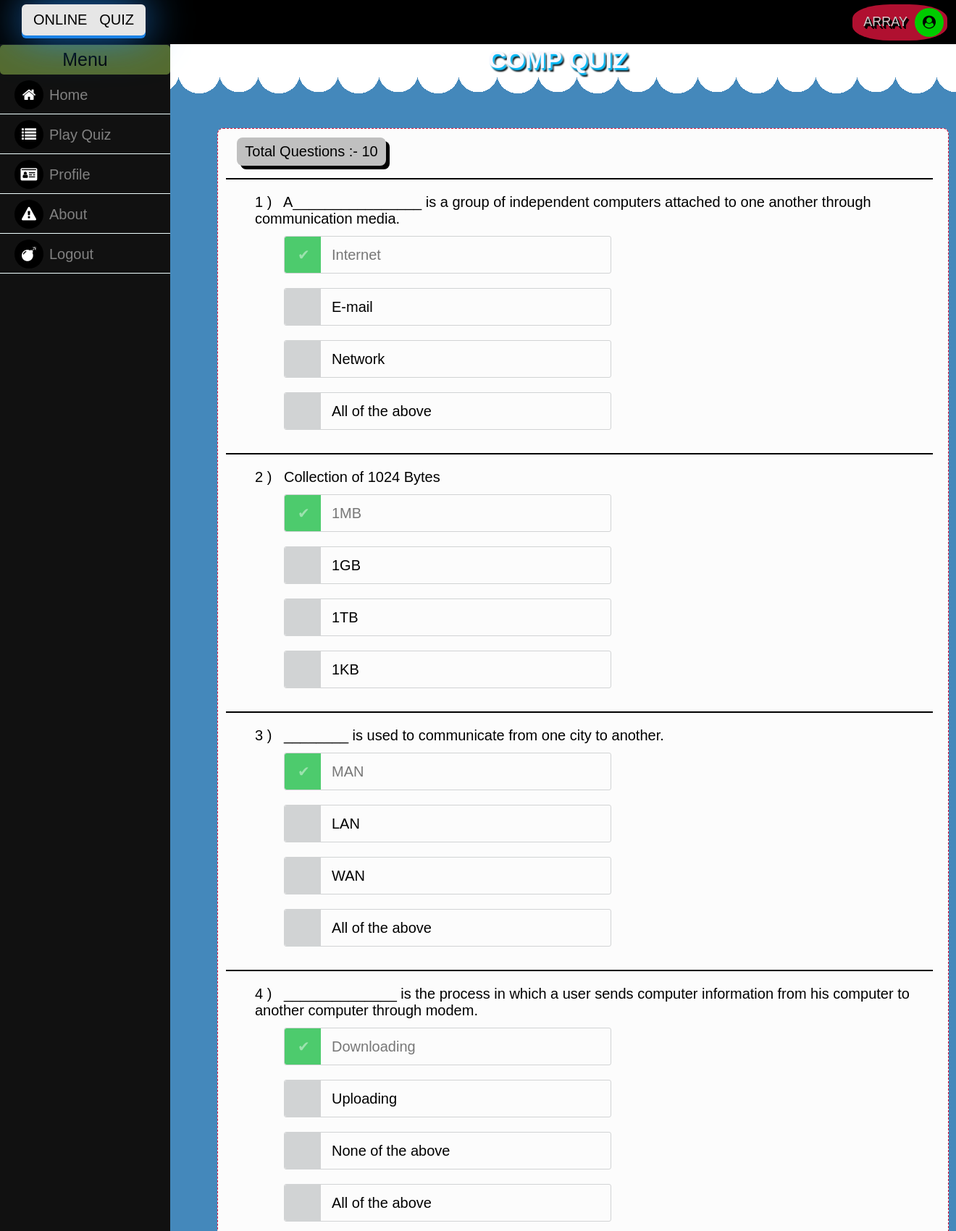
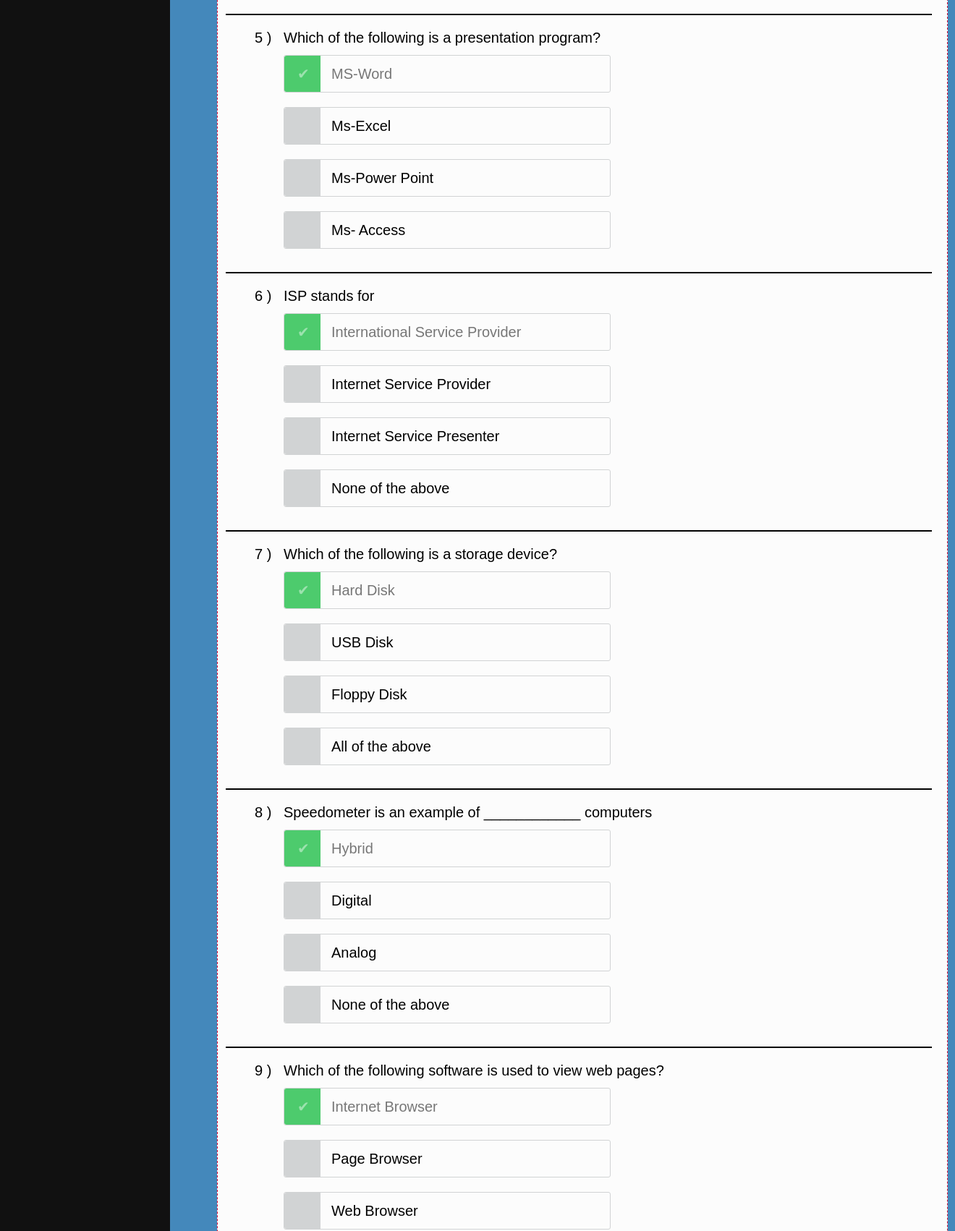
The page /display.php?sid=12 (signed in, upper part) on the database its author committed (2 pictures, top to bottom).
### tables this page shows
CREATE TABLE `subject` (
  `subid` int(11) NOT NULL,
  `subname` varchar(200) DEFAULT NULL,
  `duration` int(45) DEFAULT NULL,
  `state` tinyint(4) DEFAULT NULL
);

CREATE TABLE `questions` (
  `questid` int(11) NOT NULL,
  `subject_subid` int(11) NOT NULL,
  `quest` varchar(255) DEFAULT NULL,
  `option1` varchar(200) NOT NULL,
  `option2` varchar(200) NOT NULL,
  `option3` varchar(200) NOT NULL,
  `option4` varchar(200) NOT NULL
);

### display.php (the view, shortened to what this page needs)
<?php
if(!isset($_SESSION["sees_user"]))  {
    header("location:login.php");
} else {
?>
<!doctype html>
<html>
<head>
<link rel="stylesheet" href="css/display1.css">
<link rel="stylesheet" href="https://maxcdn.bootstrapcdn.com/font-awesome/4.7.0/css/font-awesome.min.css">
</head>
<body>
<div class="menu">
	<div class="menubar">
		<p>Menu</p>
	</div class="navbar">
		<a href="home.php" class="linkref"><i class="fa fa-home" aria-hidden="true"></i>Home</a>
		<a href="categories.php" class="linkref"><i class="fa fa-list" aria-hidden="true"></i>Play Quiz</a>
		<a href="profile.php" class="linkref"><i class="fa fa-id-card" aria-hidden="true"></i>Profile</a>
		<a href="about.php" class="linkref"><i class="fa fa-exclamation-triangle" aria-hidden="true"></i>About</a>
		<a href="logout.php" class="linkref"><i class="fa fa-bomb" aria-hidden="true"></i>Logout</a>
</div>
<div class="nav" id="sticky">
	<span id="logo">Online&nbsp&nbsp&nbspQuiz</span>
	<span class="user"><span class="seeuser"><?=$_SESSION['sees_user'];?></span><i class="fa fa-user-circle" aria-hidden="true"></i></span>
</div>
<div class="main">
	 <?php
        $con=mysqli_connect('localhost','root','') or die(mysql_error());
        mysqli_select_db($con,'quiz') or die("cannot select DB");
        if(isset($_GET['sid'])) {
        	$id=$_GET['sid'];
            $query=mysqli_query($con,"SELECT * FROM subject");
        }
        while ($row=mysqli_fetch_array($query)) {
            if ($id==$row['subid']) {
?>
<div class="head">
	<?php echo $row['subname']; ?> Quiz
</div>
<?php
}
}
?>
<div class="content">
	<table>
	 <?php
        $con=mysqli_connect('localhost','root','') or die(mysql_error());
        mysqli_select_db($con,'quiz') or die("cannot select DB");
        echo "<tr>
	<td><span class='qno'>Total Questions :- 10</span></td></tr>";
            $get=mysqli_query($con,"SELECT * FROM questions WHERE subject_subid='$id' ORDER BY RAND() LIMIT 10");
        $questno=0;
echo"<form action='action.php?sid=".$id."' method='POST'>";
        $count=0;
        while ($row=mysqli_fetch_array($get)) {
        $quest=$row['quest'];
        $opt1=$row['option1'];
        $opt2=$row['option2'];
        $opt3=$row['option3'];
        $opt4=$row['option4'];
$questno++;
echo"<tr>
	<td><span class='txt'> $questno ) &nbsp $quest</span></td>
</tr>";
$count=$count+1;
echo"<tr>";
	echo"<td><div class='select'>
<input type='radio' name='radio".$questno."' id='radio".$count."' value='".$opt1."' class='radio'  checked/>
<label for='radio".$count."'>$opt1</label>
</div>";
$count=$count+1;
echo"<div class='select'>
<input type='radio' name='radio".$questno."' id='radio".$count."' value='".$opt2."' class='radio'/>
<label for='radio".$count."'>$opt2</label>
</div>";
$count=$count+1;
echo"<div class='select'>
<input type='radio' name='radio".$questno."' id='radio".$count."' value='".$opt3."' class='radio'/>
<label for='radio".$count."'>$opt3</label>
</div>";
$count=$count+1;
echo"<div class='select'>
<input type='radio' name='radio".$questno."' id='radio".$count."' value='".$opt4."' class='radio'/>
<label for='radio".$count."'>$opt4</label>
</div>";
echo"</td>";
echo"</tr>";
	}
	?>
</div>
</div>
</body>
</html>
<?php
}
?>

### css/display1.css (style rules this page uses)
body { margin: 0px; border: 0px; font-family: Arial, Helvetica, sans-serif; font-size: 17px; background: linear-gradient(#ffffff 50%, rgba(255,255,255,0) 0) 0 0, radial-gradient(circle closest-side, #FFFFFF 53%, rgba(255,255,255,0) 0) 0 0, radial-gradient(circle closest-side, #FFFFFF 50%, rgba(255,255,255,0) 0) 55px 0 #48B; background-size:110px 200px; background-repeat:repeat-x; }
.menu { color: #fff; height: 100%; width: 235px; position: fixed; z-index: 1; top: 0px; left: 0px; background-color: #111; overflow-x: hidden; font-family: sans-serif; font-size: 18px; }
.menu .fa { background-color: #000; color: #fff; width: 40px; height: 40px; text-align: center; line-height: 40px; border-radius: 50%; margin-right: 8px; }
.menubar p { font-size: 25px; color: #000; padding: 6px 0px 6px 0px; width: 100%; text-align: center; border-radius: 5px; margin-top: 62px; background-color: #556b2f; margin-bottom: 2px; }
.menu a { padding: 6px 0px 6px 20px; text-decoration: none; font-size: 20px; color: #818181; display: block; border: none; background: none; width: 92%; text-align: left; cursor: pointer; outline: none; border-bottom: solid 1px #f0ffff; margin-bottom: 2px; }
.nav { height: 61px; background-color: #000; }
#sticky { position: fixed; top: 0; z-index: 100; width: 100%; }
#logo { text-transform: uppercase; background-color: #fff; color: #000; padding: 10px 16px ; border-radius: 6px; font-family: arial; font-size: 20px; mix-blend-mode: screen; box-shadow: 0 4px #1e90ff, 0 0 60px #1e90ff; opacity: 0.9; margin-left: 30px; }
.user { color: #fff; font-family: sans-serif; font-size: 18px; float: right; color: #fff; padding: 5px; border-radius: 40%; background-color: #dc143c; opacity: 0.8; margin-right: 12px; }
.user .fa { background-color: #00ff00; color: #000; width: 40px; height: 40px; text-align: center; line-height: 40px; border-radius: 50%; }
.seeuser { margin-right: 10px; text-transform: uppercase; margin-top: 9px; text-shadow: 1px 2px 0px #000, 2px 3px 0px #000, 3px 4px 0px #000; }
span { float: left; margin: 6px 0px 0px 10px; }
.main { margin-left: 300px; margin-right: 80px; font-size: 20px; margin-top:63px; margin-bottom: 2px }
.head { font-size: 34px; color: #f8f8ff; font-weight: 700; text-align: center; margin-bottom: 75px; text-shadow: 2px 3px 2px #00bfff, 3px 2px 2px #999, 4px 5px 2px #000; text-transform: uppercase; }
table { width: 100%; margin-left: 0px; }
table, th, td { border-collapse: collapse; padding: 10px 0 10 0; }
.content { width: 1008px; height: auto; margin-top: 20px; background-color: #fcfcfc; outline: 1px solid #2f4f4f; outline-style: span; padding-top: 5px; padding-bottom: 40px; margin-bottom: 80px; border-radius: 8px; outline: none; border-style: dashed; border-color: #dc143c; border-width: 1.2px; }
.qno { margin-left: 25px; margin-bottom: -5px; width: 190px; height: auto; padding: 8px; text-align: center; border-radius: 8px; background-color: #c0c0c0; box-shadow: 5px 5px #000; }
.txt { padding-left: 40px; margin-top: 20px; border-top: solid 2px; padding-top: 20px; width: 93%; }
.select { clear: both; margin: 0 90px; }
label { width: 450px; border-radius: 3px; border: 1px solid #D1D3D4 }
input.radio:empty ~ label { position: relative; float: left; line-height: 2.5em; text-indent: 3.25em; margin-top: 10px; margin-bottom: 10px; cursor: pointer; -webkit-user-select: none; -moz-user-select: none; -ms-user-select: none; user-select: none; }
input.radio:empty ~ label:before { position: absolute; display: block; top: 0; bottom: 0; left: 0; content: ''; width: 2.5em; background: #D1D3D4; border-radius: 3px 0 0 3px; }
input.radio:checked ~ label:before { content:'\2714'; text-indent: .9em; color: #9CE2AE; background-color: #4DCB6D; }
input.radio:checked ~ label { color: #777; }

### rows shown on the page
subject: subname "COMP"
questions: quest "A________________ is a group of independent computers attached to one another through communication media.", option1 "Internet", option2 "E-mail", option3 "Network", option4 "All of the above"
questions: quest "Collection of 1024 Bytes", option1 "1MB", option2 "1GB", option3 "1TB", option4 "1KB"
questions: quest "________ is used to communicate from one city to another.", option1 "MAN", option2 "LAN", option3 "WAN", option4 "All of the above"
questions: quest "______________ is the process in which a user sends computer information from his computer to another computer through modem.", option1 "Downloading", option2 "Uploading", option3 "None of the above", option4 "All of the above"
questions: quest "Which of the following is a presentation program?", option1 "MS-Word", option2 "Ms-Excel", option3 "Ms-Power Point", option4 "Ms- Access"
questions: quest "ISP stands for", option1 "International Service Provider", option2 "Internet Service Provider", option3 "Internet Service Presenter", option4 "None of the above"
questions: quest "Which of the following is a storage device?", option1 "Hard Disk", option2 "USB Disk", option3 "Floppy Disk", option4 "All of the above"
questions: quest "Speedometer is an example of ____________ computers", option1 "Hybrid", option2 "Digital", option3 "Analog", option4 "None of the above"
questions: quest "Which of the following software is used to view web pages?", option1 "Internet Browser", option2 "Page Browser", option3 "Web Browser"

### other values the page prints
$_SESSION['sees_user'] "ARRAY"
